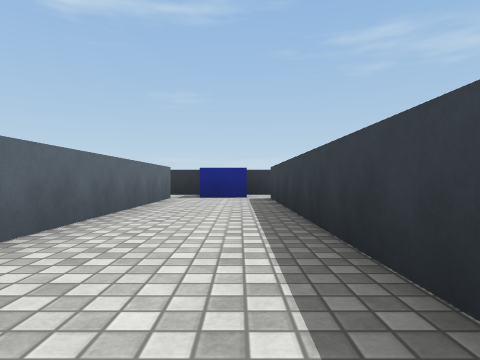
View 1 (above)

21 first-person views from a walk through a 3-D level made in the Unity game engine. The camera is 0.37 m above the floor, looks level and sees 75° across. The floor is counted in squares, 1 m on a side. Each view is taken from the middle of a square. On the plan, view 1 faces up. The plan holds only what a view shows up to about 9 squares ahead; the rest is blank. Surface patterns are stand-ins for the level's own textures.

View 2
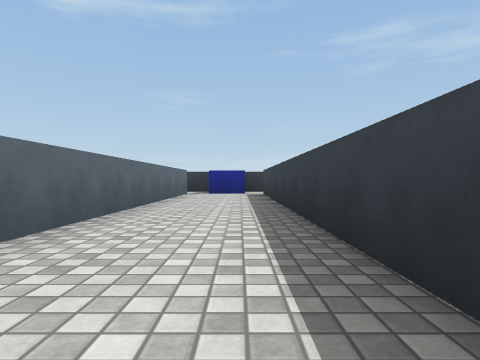

View 3
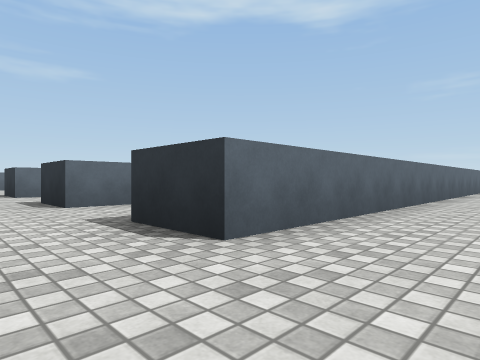

View 4
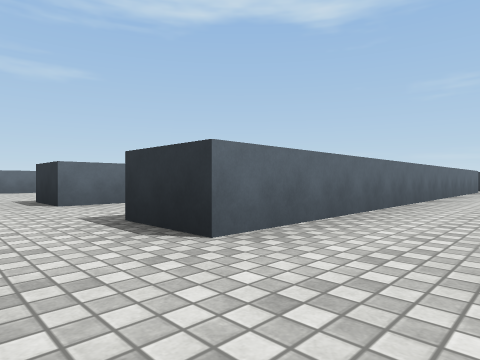

View 5
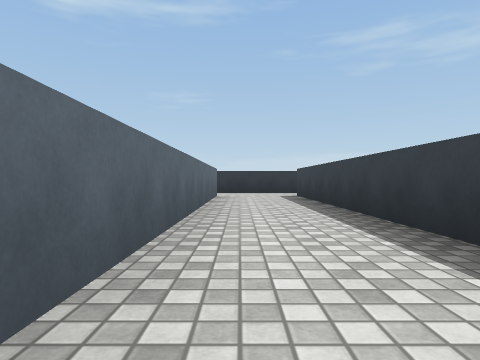

View 6
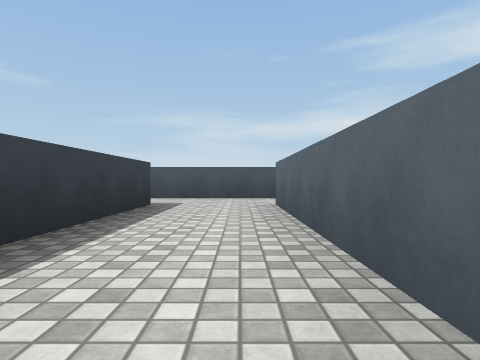

View 7
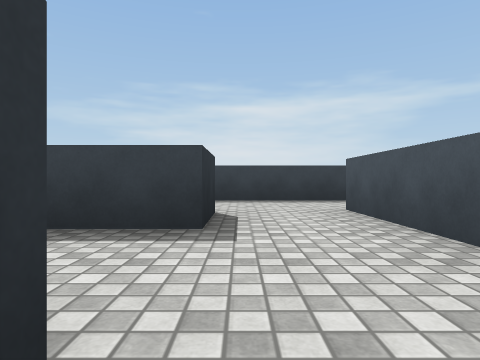

View 8
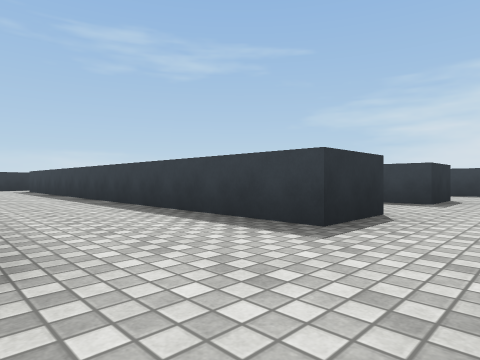

View 9
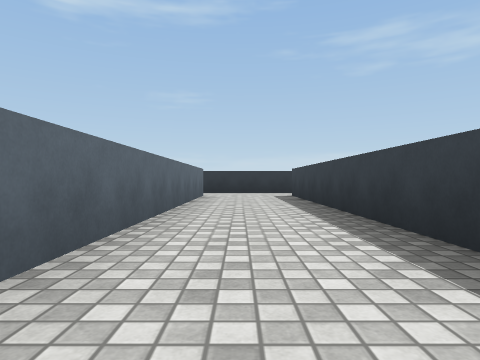

View 10
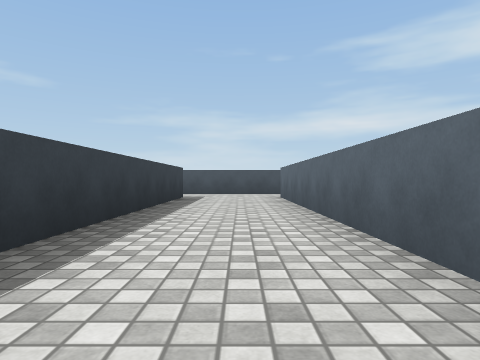

View 11
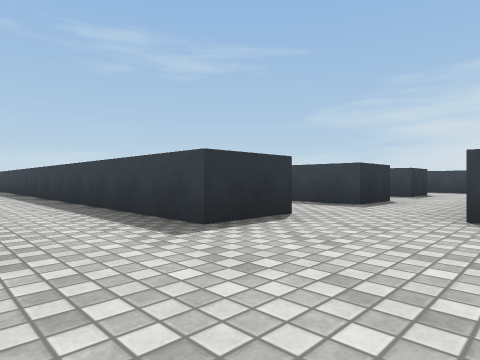

View 12
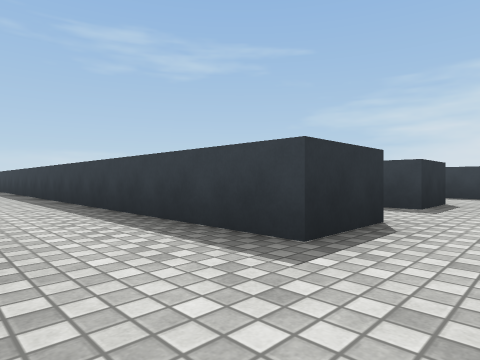

View 13
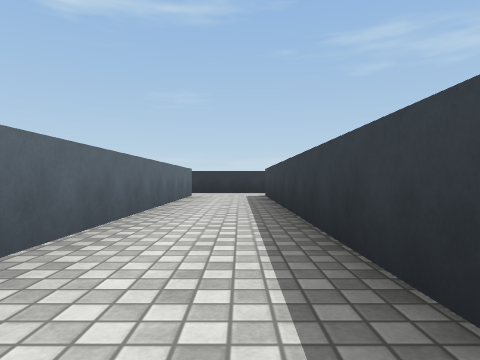

View 14
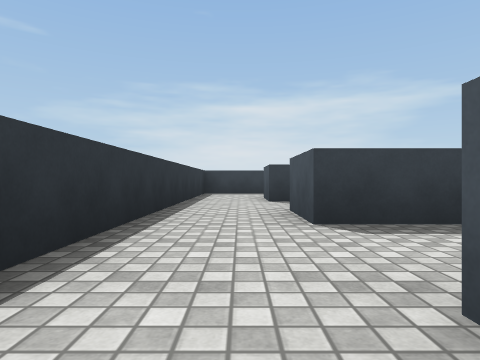

View 15
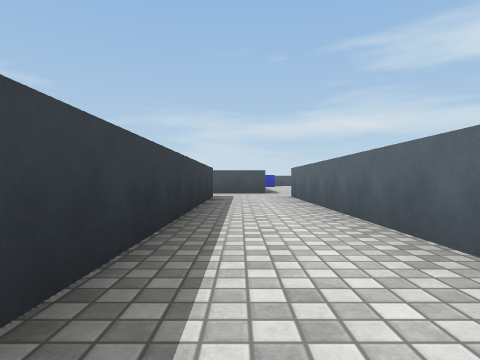

View 16
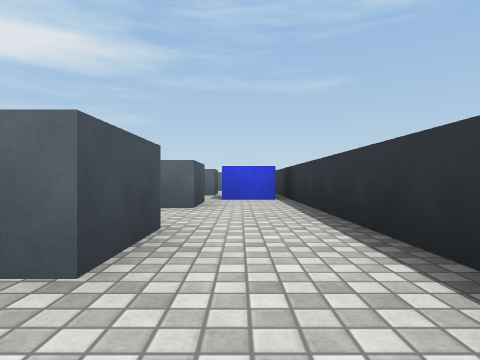

View 17
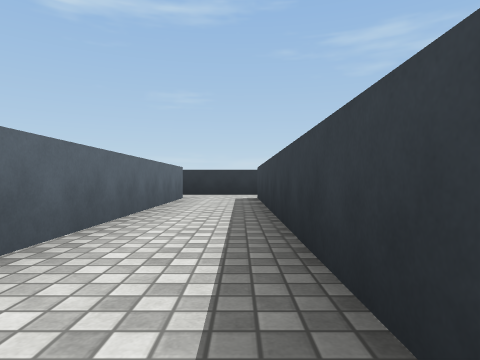

View 18
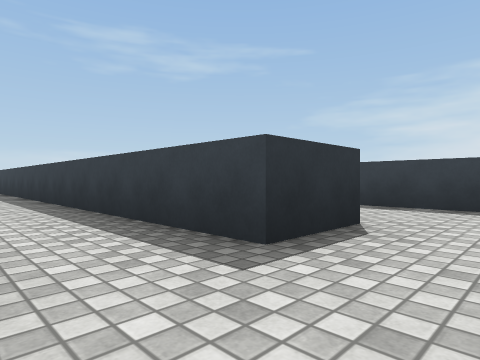

View 19
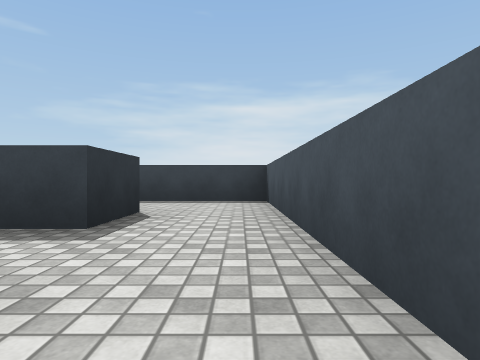

View 20
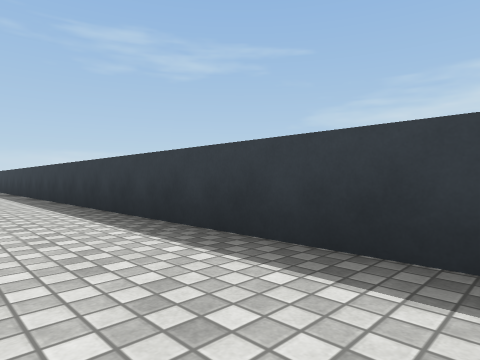

View 21
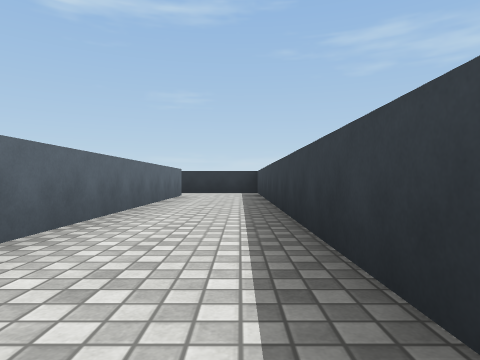

### Floor plan
Points are (right, up) in squares from view 1. A wall is a line through its corners. A room is listed if a view was taken in it or the views show most of it. See-through windows are left out.
Room 1 (views 1, 2, 3, 14)
walls: (-1.4, 6.4) (-1.4, -3.7); (0.6, -6) (0.6, 6.4) (1.9, 6.4); (2.6, 8) (-1.4, 8)
ways out: opening at (-2, -4.5) to room 2; opening at (-2, 7) to room 2; opening at (-0.5, -6) to room 4; opening at (1.5, 7) to room 5
objects: other object (-1, 7) to (0, 7)
Room 2 (views 4, 5, 6)
walls: (-2.7, 0.8) (-2.7, 6.4); (-1.4, -3.7) (-2.7, -3.7) (-2.7, -0.8); (-4.5, 6.1) (-4.5, -3.7); (-2.4, 6.4) (-1.4, 6.4); (-4.6, -5.3) (-1.1, -5.3); (-1.4, 8) (-4.4, 8)
ways out: opening at (-2, -4.5) to room 1; opening at (-2, 7) to room 1; opening at (-5.5, -4.5) to room 3; opening at (-5.5, 7) to room 3
Room 3 (views 7, 9, 10)
walls: (-4.5, -3.7) (-5.8, -3.7) (-5.8, 6.4); (-8.1, -5.3) (-4.6, -5.3); (-7.9, 6.5) (-7.9, -3.7); (-4.4, 8) (-8.1, 8)
ways out: opening at (-5.5, -4.5) to room 2; opening at (-5.5, 7) to room 2; opening at (-8.5, -4.5) to room 4; opening at (-8.5, 7) to room 4
Room 4 (views 8, 11, 12, 18, 19)
walls: (-7.9, -3.7) (-9.1, -3.7); (1.9, -6) (0.6, -6); (2.2, -7.5) (5.6, -7.5); (4.9, -6) (3.6, -6)
ways out: opening at (-0.5, -6) to room 1; opening at (-8.5, -4.5) to room 3; opening at (-8.5, 7) to room 3; opening at (3, -7) to room 5; opening at (4.5, -7) to room 6
objects: other object (-15, -4) to (-14, -3)
Room 5 (views 13, 15)
walls: (1.9, 6.4) (1.9, -6); (3.6, -6) (3.6, 6.4) (4.8, 6.4); (5.5, 8) (2.6, 8)
ways out: opening at (1.5, 7) to room 1; opening at (3, -7) to room 4; opening at (4.5, 7) to room 6
Room 6 (views 16, 17)
walls: (7.6, -6) (6.4, -6) (6.4, 6.4) (7.6, 6.4); (4.8, 6.4) (4.8, 1.5); (5.6, -7.5) (7.6, -7.5); (7.5, 8) (5.5, 8)
ways out: opening at (4.5, -7) to room 4; opening at (4.5, 7) to room 5; opening at (7, -6.5) to room 7; opening at (7, 7) to room 7
Room 7 (views 20, 21)
walls: (7.6, 6.4) (7.6, 0.8); (7.6, -7.5) (9.5, -7.5) (9.5, 8) (7.5, 8)
ways out: opening at (7, -6.5) to room 6; opening at (7, 7) to room 6

Positions as (right, up) in squares from view 1, and headings:
1: (0, 0), facing up
2: (0, -2), facing up
3: (0, -5), facing up-left
4: (-3, -5), facing up-left
5: (-4, -1), facing up
6: (-4, 1), facing down
7: (-5, -4), facing right
8: (-8, -5), facing up-right
9: (-7, -1), facing up
10: (-7, 3), facing down
11: (-1, -8), facing up-right
12: (2, -7), facing up-right
13: (3, -1), facing up
14: (1, 7), facing right
15: (3, 1), facing down
16: (6, 7), facing left
17: (6, 0), facing up
18: (5, -7), facing up-right
19: (4, -7), facing right
20: (8, -7), facing up-right
21: (9, -1), facing up
